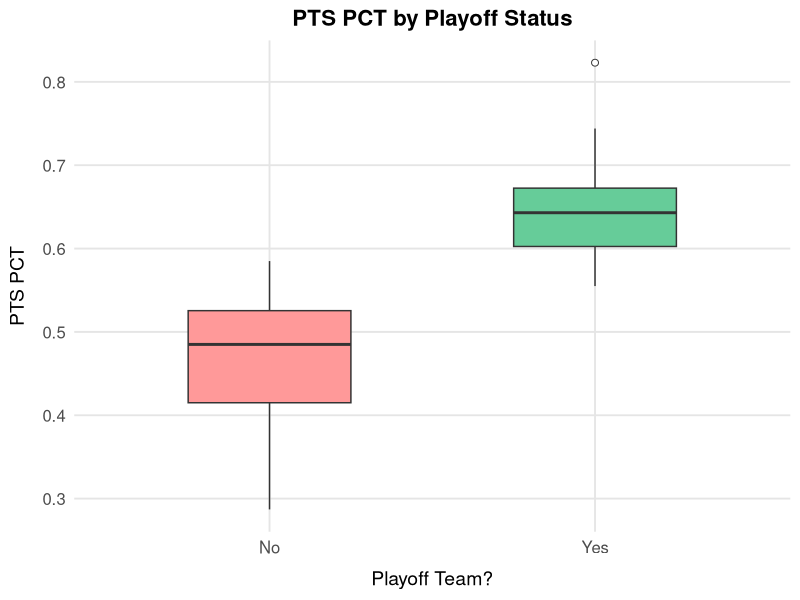
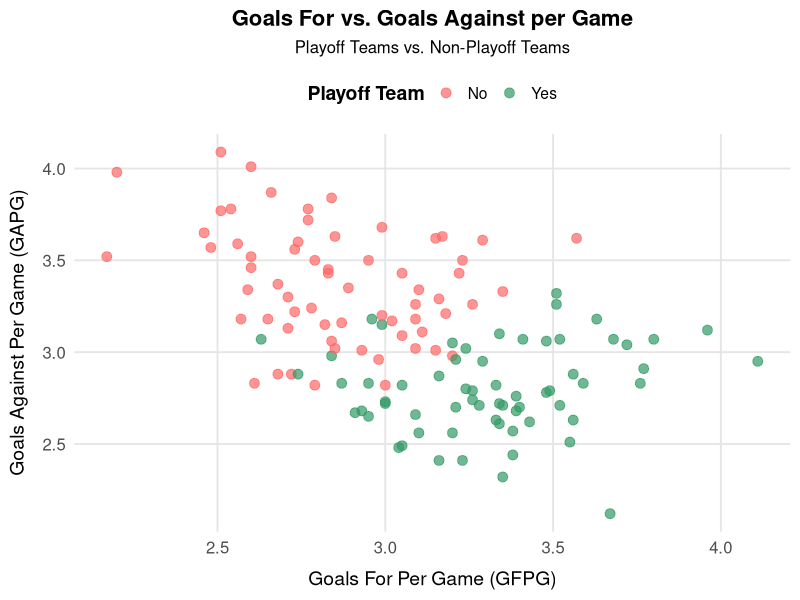
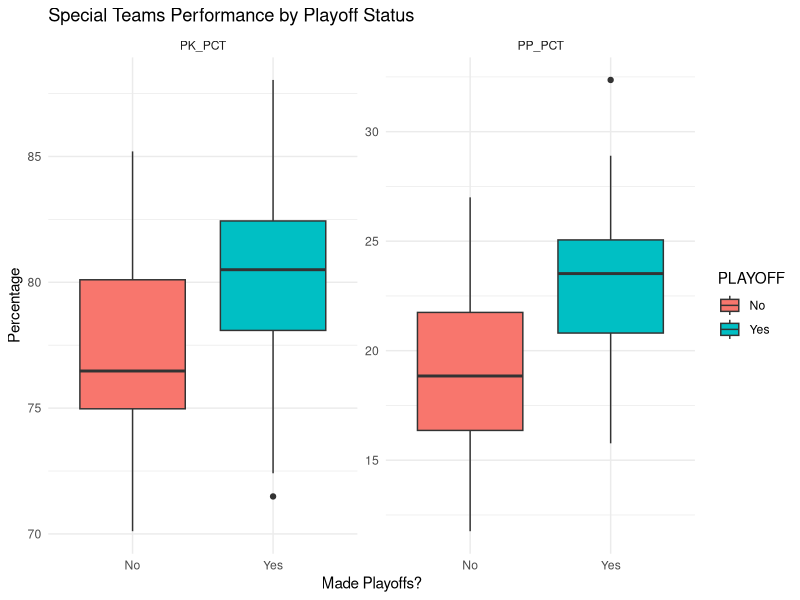
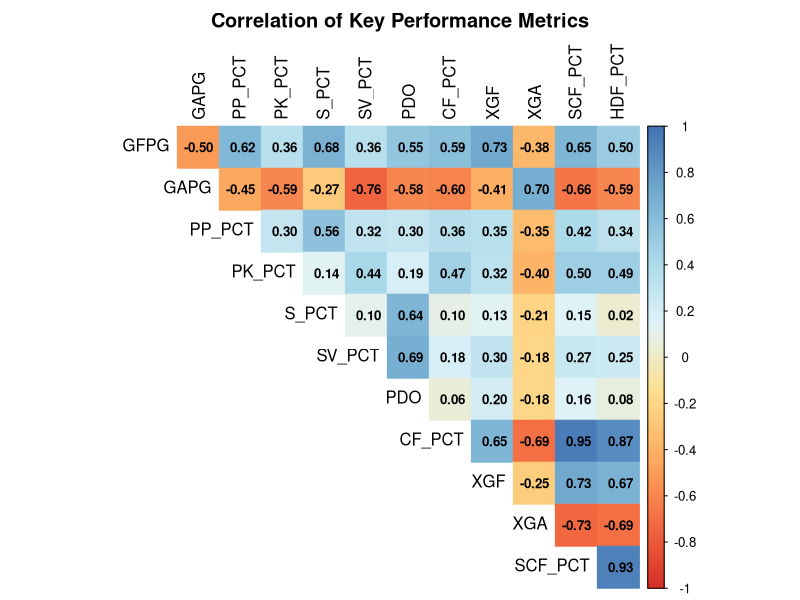
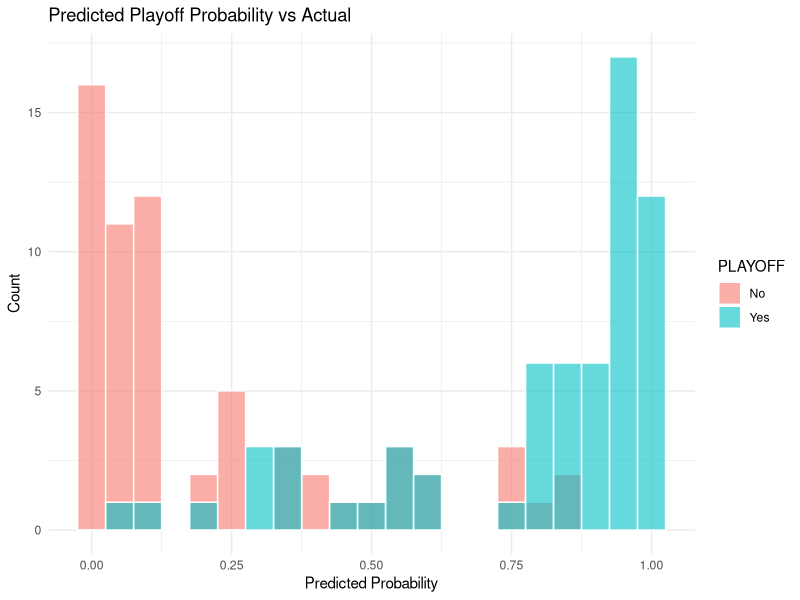

Source code (R) for these figures, in order:
## ---- chunk 1

knitr::opts_chunk$set(echo = TRUE)

## ---- chunk 2

library(tidyverse)
library(ggplot2)
library(readr)
library(corrplot)

## ---- chunk 3

nhl_team_stats_df <- read_csv("all_stats_data.csv")

nhl_team_stats_df$PLAYOFF <- factor(nhl_team_stats_df$PLAYOFF, labels = c("No", "Yes"))

## ---- chunk 4

ggplot(nhl_team_stats_df, aes(x = PLAYOFF, y = PTS_PCT, fill = PLAYOFF)) +
  geom_boxplot(width = 0.5, outlier.shape = 21, outlier.fill = "white", outlier.size = 2) +
  scale_fill_manual(values = c("No" = "#FF9999", "Yes" = "#66CC99")) +
  labs(
    title = "PTS PCT by Playoff Status",
    x = "Playoff Team?",
    y = "PTS PCT"
  ) +
  theme_minimal(base_size = 14) +
  theme(
    plot.title = element_text(face = "bold", size = 16, hjust = 0.5),
    axis.title.x = element_text(margin = margin(t = 10)),
    axis.title.y = element_text(margin = margin(r = 10)),
    axis.text = element_text(size = 12),
    panel.grid.major = element_line(color = "gray90"),
    panel.grid.minor = element_blank(),
    legend.position = "none"
  )


## ---- chunk 5

ggplot(nhl_team_stats_df, aes(x = GFPG, y = GAPG, color = PLAYOFF)) +
  geom_point(alpha = 0.7, size = 3) +
  scale_color_manual(values = c("No" = "#FF6666", "Yes" = "#339966")) +
  labs(
    title = "Goals For vs. Goals Against per Game",
    subtitle = "Playoff Teams vs. Non-Playoff Teams",
    x = "Goals For Per Game (GFPG)",
    y = "Goals Against Per Game (GAPG)",
    color = "Playoff Team"
  ) +
  theme_minimal(base_size = 14) +
  theme(
    plot.title = element_text(face = "bold", size = 16, hjust = 0.5),
    plot.subtitle = element_text(size = 12, hjust = 0.5, margin = margin(b = 10)),
    axis.title.x = element_text(margin = margin(t = 10)),
    axis.title.y = element_text(margin = margin(r = 10)),
    axis.text = element_text(size = 12),
    panel.grid.major = element_line(color = "gray90"),
    panel.grid.minor = element_blank(),
    legend.position = "top",
    legend.title = element_text(face = "bold")
  )


## ---- chunk 6

nhl_team_stats_df %>%
  pivot_longer(cols = c(PP_PCT, PK_PCT), names_to = "Special_Teams", values_to = "Percentage") %>%
  ggplot(aes(x = PLAYOFF, y = Percentage, fill = PLAYOFF)) +
  geom_boxplot() +
  facet_wrap(~Special_Teams, scales = "free_y") +
  labs(title = "Special Teams Performance by Playoff Status", x = "Made Playoffs?", y = "Percentage") +
  theme_minimal()

## ---- chunk 7


library(corrplot)
library(RColorBrewer)

cor_df <- nhl_team_stats_df %>%
  select(GFPG, GAPG, PP_PCT, PK_PCT, S_PCT, SV_PCT, PDO, CF_PCT, XGF, XGA, SCF_PCT, HDF_PCT)

cor_matrix <- cor(cor_df, use = "complete.obs")

corrplot(
  cor_matrix,
  method = "color",
  type = "upper",
  col = colorRampPalette(brewer.pal(n = 8, name = "RdYlBu"))(100),
  tl.col = "black",
  tl.cex = 1,
  cl.cex = 0.8,
  number.cex = 0.8,
  addCoef.col = "black",
  diag = FALSE,
  title = "Correlation of Key Performance Metrics",
  mar = c(0, 0, 2, 0)  # Adjusts margin for better title display
)


## ---- chunk 8

model <- glm(PLAYOFF ~ GFPG + PDO + SV_PCT, 
             data = nhl_team_stats_df, family = "binomial")
summary(model)

## ---- chunk 9

nhl_team_stats_df$playoff_prob <- predict(model, type = "response")

ggplot(nhl_team_stats_df, aes(x = playoff_prob, fill = PLAYOFF)) +
  geom_histogram(binwidth = 0.05, alpha = 0.6, position = "identity", color = "white") +
  labs(title = "Predicted Playoff Probability vs Actual", x = "Predicted Probability", y = "Count") +
  theme_minimal()

